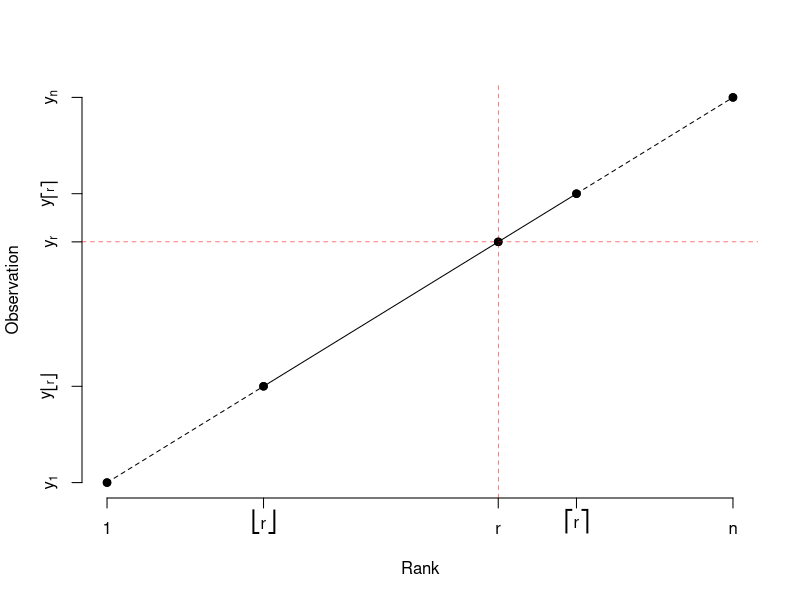
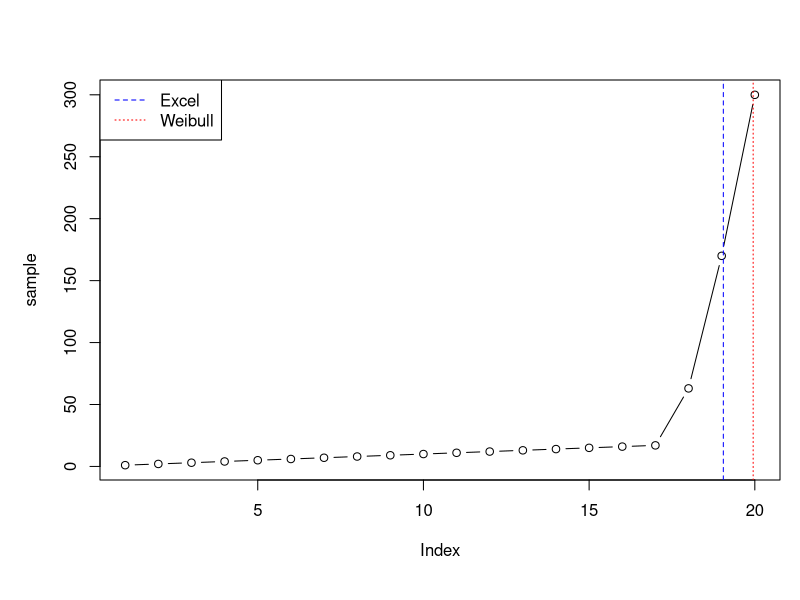

Here is the R script that generated these plots, in order: (Note: this script raises an error after producing the figures.)
## ---- chunk 1
options(digits = 6)
library(tidyverse)
gormsey <- read_csv("../casestudy1/gormsey.csv")
## ---- chunk 2
summary(gormsey$Result)
## ---- chunk 3
turbidity_southwold <- filter(gormsey,
                              Town == "Southwold" & Measure == "Turbidity")
summary(turbidity_southwold$Result, digits = 2)
## ---- chunk 4
thm_paethsmouth <- filter(gormsey, Town == "Wakefield" & Measure == "THM")
quantile(thm_paethsmouth$Result, c(0.33,  0.66))
## ---- chunk 5
x <- c(1, 2, 3.5, 4, 5)
y <- 2 * x

plot(x, y, pch = 19, 
     xlab = "Rank", 
     ylab = "Observation", 
     xaxt = "n",
     yaxt = "n", 
     frame.plot = FALSE)

axis(1, at = x,
     labels = c(1, 
                expression(group(lfloor, r, rfloor)), 
                "r", 
                expression(group(lceil, r, rceil)), 
                "n"))

axis(2, at = y,
     labels = c(expression(y[1]),
                expression(y[group(lfloor, r, rfloor)]),
                expression(y[r]),
                expression(y[group(lceil, r, rceil)]),
                expression(y[n])))

lines(x[1:2], y[1:2], lty = 2)
lines(x[2:4], y[2:4], lty = 1)
lines(x[4:5], y[4:5], lty = 2)

abline(h = y[3], col = "red", lwd = .5, lty = 2)
abline(v = x[3], col = "red", lwd = .5, lty = 2)

points(x, y)
## ---- chunk 6
## Create data
sample <- c(1:17, 63, 170, 300)

## Set parameters
n <- length(sample)
p <- 0.95

## Visualise
par(mar=c(6, 5, 4, 1))
plot(sample, type = "b", 
     cex.axis = 1,
     cex.lab = 1,
     cex.main = 1,
     cex.sub = 1,
     lwd = 1)

## Calculate rank
r_weibull <- p * (n + 1)
r_excel <- 1 + p * (n - 1)

## Interpolate percentiles
x_weibull <- (1 - (r_weibull - floor(r_weibull))) * sample[floor(r_weibull)] + (r_weibull - floor(r_weibull)) * sample[ceiling(r_weibull)]
x_excel <- (1 - (r_excel - floor(r_excel))) * sample[floor(r_excel)] + (r_excel - floor(r_excel)) * sample[ceiling(r_excel)]

## Visualise
abline(v = r_weibull, col = "red", lwd = 1, lty = 3)
abline(v = r_excel, col = "blue", lwd = 1, lty = 2)

## Legend
legend("topleft", legend = c("Excel", "Weibull"), col = c("blue", "red"), lwd = 1, lty = c(2, 3))
## ---- chunk 7
turbidity <- filter(gormsey, Measure == "Turbidity")
quantile(turbidity$Result, 0.95)
quantile(turbidity$Result, 0.95,  type = 6)
## ---- chunk 8
df <- tibble(Town = rep(c("Bellmoral", "Blancathey", "Merton"), each = 2),
             Measure = rep(c("THM", "Turbidity"), 3),
             Result = runif(6))

df_grouped <- group_by(df, Measure)

summarise(df_grouped,
          Average = mean(Result),
          Maximum = max(Result))
## ---- chunk 9
knitr::include_graphics("images/grouping.png")
## ---- chunk 10
gormsey_grouped <- group_by(gormsey, Measure, Town)
summarise(gormsey_grouped,
          samples = n(),
          min = min(Result),
          mean = mean(Result),
          max = max(Result))
